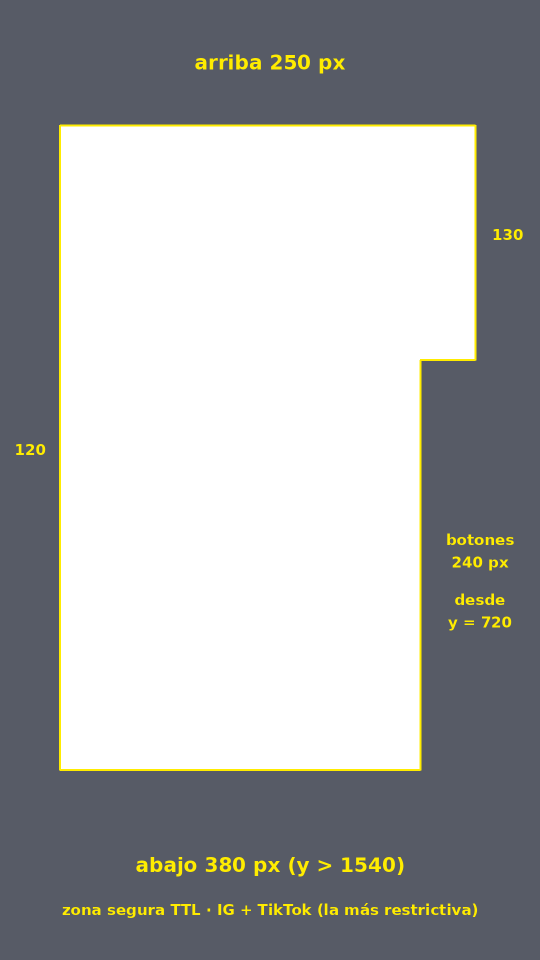
#> input picture plugins/editor-comunicadores/skills/editor-comunicadores/templates/zona-segura/zona_segura_9x16.png, 1080 x 1920 px (shown at 1/2 size)
$ python -i portada_yt.py   (imports and definitions only)
#> lines starting #> are read from the running program, lines starting #| are printed output that depends on the picture
#!/usr/bin/env python3
"""Generador de portadas YouTube.

Uso:
  python3 portada_yt.py fondo.jpg --titulo "¡QUE|VALGA|LA PENA!" \
      --encabezado "Enseñanza|completa" --extra "3 claves" \
      --lado auto --color auto --salida portada.jpg
  '|' = salto de línea manual (en título y encabezado).
Fuentes: Anton y Poppins Medium, en 4_Recursos/fuentes (o $EDITOR_FUENTES).
"""
import argparse, colorsys, os, random
import numpy as np
from PIL import Image, ImageDraw, ImageFilter, ImageFont, ImageOps

W, H = 1280, 720
M = 60                       # margen de seguridad
BRAND_RED = tuple(int(os.environ.get('COLOR_MARCA', '#B8442E').lstrip('#')[i:i+2], 16) for i in (0, 2, 4))   # color de marca del perfil
TEXT = (252, 240, 236)       # blanco cálido del título (se cambia con --color-texto)
SMALL_TEXT = (255, 255, 255)
HERE = os.path.dirname(os.path.abspath(__file__))
FUENTES = os.environ.get("EDITOR_FUENTES", os.path.join(HERE, "..", "..", "4_Recursos", "fuentes"))


def _font(*cands):
    for c in cands:
        if os.path.exists(c):
            return c
    raise SystemExit(f"Falta tipografía: {cands[0]}")


# [2 lines that did not run here, left out]
# [2 lines that did not run here, left out]
#> further down, picture is the input picture: PIL image 1080x1920 RGBA; mean R, G, B, A 26.3, 28, 30.7, 107.2


# ---------- fondo ----------
def cover(img, focus=(0.5, 0.5), zoom=1.0):
#> called with focus = (0.5, 0.5), zoom = 1
    img = ImageOps.exif_transpose(img).convert("RGB")
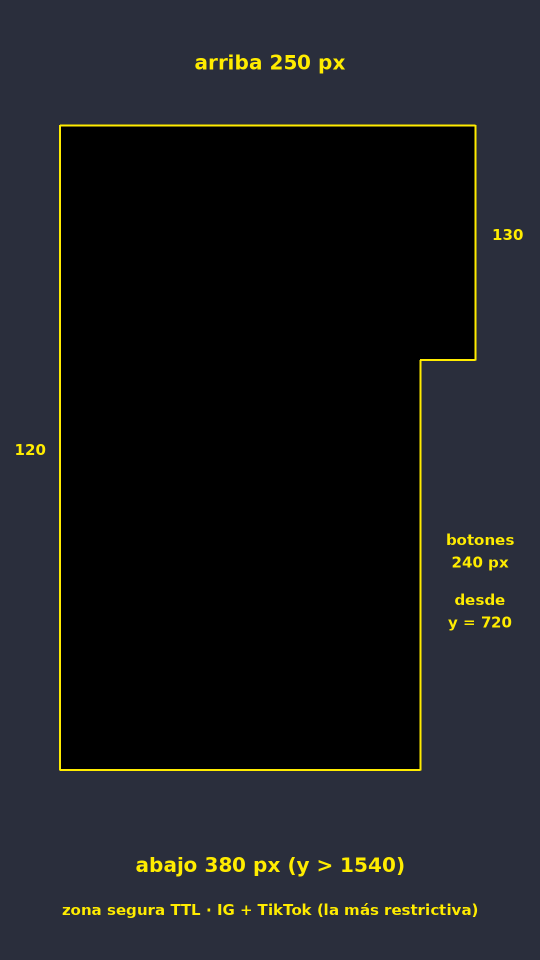
#> img: PIL image 1080x1920 RGB (shown at 1/2 size); mean R, G, B 26.3, 28, 30.7
    s = max(W / img.width, H / img.height) * zoom
#> s = 1.19
    img = img.resize((round(img.width * s), round(img.height * s)), Image.LANCZOS)
#> img: PIL image 1280x2276 RGB
    x = int((img.width - W) * focus[0]); y = int((img.height - H) * focus[1])
#> after `x = int((img.width - W) * focus[0])`: x = 0
#> after `y = int((img.height - H) * focus[1])`: y = 778
    return img.crop((x, y, x + W, y + H))
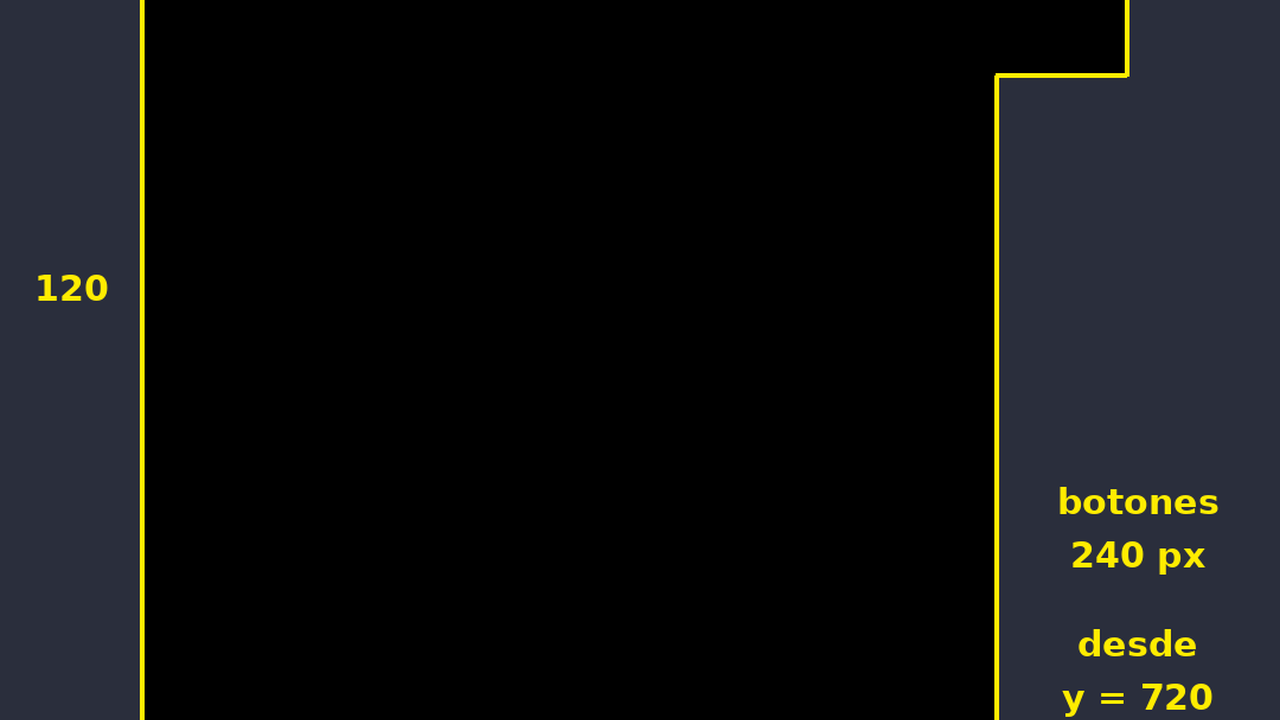
#> returned value: PIL image 1280x720 RGB; mean R, G, B 16.9, 17.9, 18.6


# [56 lines left out: functions auto_side, auto_color, grade, fade, not called in this run]


# ---------- texto ----------
def cap_h(font):
    bb = font.getbbox("H", anchor="ls")
    return -bb[1]


ACC = set("ÁÉÍÓÚÜÑ")


# [62 lines left out: functions pitches, fit_title, textured_text_layer, small, pill, not called in this run]


def hex2rgb(h):
    h = h.lstrip("#"); return tuple(int(h[i:i + 2], 16) for i in (0, 2, 4))


# ---------- composición ----------
# [47 lines left out: function build, not called in this run]


# [21 lines not run here, left out]

>>> from PIL import Image
>>> picture = Image.open('../templates/zona-segura/zona_segura_9x16.png')
>>> result = cover(picture)
